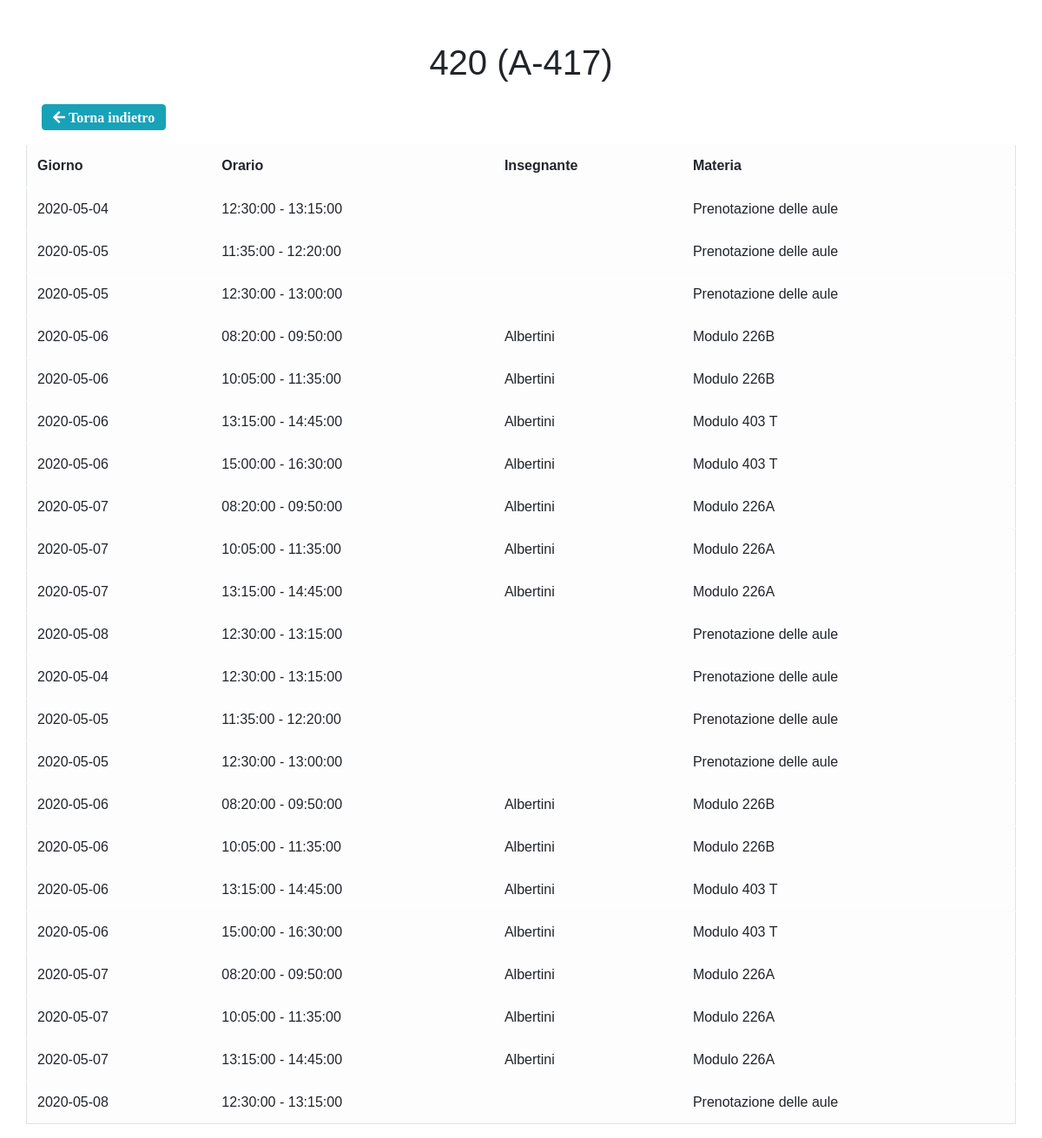
Page /schedule/2 on the committed database.
### db.py (models this page shows, shortened)
class Classroom(db.Model):
	__tablename__ = "classroom"
	code = db.Column(db.Integer, primary_key = True)
	name = db.Column(db.String(16), nullable = False, unique = True)

class SchoolHour(db.Model):
	__tablename__ = "school_hour"
	id = db.Column(db.Integer, primary_key = True)
	classroom_id = db.Column(db.Integer, nullable = False)
	start_time = db.Column(db.Time, nullable = False)
	end_time = db.Column(db.Time, nullable = False)
	teacher = db.Column(db.String(32))
	day = db.Column(db.Date, nullable = False)
	school_subject = db.Column(db.String(32))

### routes.py (the view)
@app.route("/schedule/<int:id>")
def schedule(id):
	data = {}
	classroom = Classroom.query.get_or_404(id);
	data["classroom"] = classroom
	timetables = SchoolHour.query.filter(SchoolHour.classroom_id == classroom.code).all()
	data["timetables"] = []
	for timetable in timetables:
		data["timetables"].append(timetable)
	return render_template("schedule.html", title = "Schedule", data = data)

### templates/schedule.html
{% extends "base.html" %}
{% block head %}
	<link rel="stylesheet" href="{{ url_for('static', filename='css/style.css') }}">
{% endblock %}
{% block body %}
	<h1 class="text-center mt-5">{{ data["classroom"].name }}</h1>
	<a class="btn btn-info my-3 mx-5 fas fa-arrow-left" href="{{ url_for('scan') }}"> Torna indietro</a>
	<table class="table table-light container-sm border">
		<thead>
			<tr>
				<th>Giorno</th>
				<th>Orario</th>
				<th>Insegnante</th>
				<th>Materia</th>
			</tr>
		</thead>
		<tbody>
			{% for elem in data["timetables"] %}
				<tr>
					<td>{{ elem.day }}</td>
					<td>{{ elem.start_time }} - {{ elem.end_time }}</td>
					<td>{{ elem.teacher }}</td>
					<td>{{ elem.school_subject }}</td>
				</tr>
			{% endfor %}
		</tbody>
	</table>
{% endblock %}

### static/css/style.css (style rules this page uses)
* { font-family: sans-serif; }

### rows in the picture
Classroom: classroom.name "420 (A-417)"
SchoolHour: day "2020-05-04", start_time "12:30:00", end_time "13:15:00", school_subject "Prenotazione delle aule"
SchoolHour: day "2020-05-05", start_time "11:35:00", end_time "12:20:00", school_subject "Prenotazione delle aule"
SchoolHour: day "2020-05-05", start_time "12:30:00", end_time "13:00:00", school_subject "Prenotazione delle aule"
SchoolHour: day "2020-05-06", start_time "08:20:00", end_time "09:50:00", teacher "Albertini", school_subject "Modulo 226B"
SchoolHour: day "2020-05-06", start_time "10:05:00", end_time "11:35:00", teacher "Albertini", school_subject "Modulo 226B"
SchoolHour: day "2020-05-06", start_time "13:15:00", end_time "14:45:00", teacher "Albertini", school_subject "Modulo 403 T"
SchoolHour: day "2020-05-06", start_time "15:00:00", end_time "16:30:00", teacher "Albertini", school_subject "Modulo 403 T"
SchoolHour: day "2020-05-07", start_time "08:20:00", end_time "09:50:00", teacher "Albertini", school_subject "Modulo 226A"
SchoolHour: day "2020-05-07", start_time "10:05:00", end_time "11:35:00", teacher "Albertini", school_subject "Modulo 226A"
SchoolHour: day "2020-05-07", start_time "13:15:00", end_time "14:45:00", teacher "Albertini", school_subject "Modulo 226A"
SchoolHour: day "2020-05-08", start_time "12:30:00", end_time "13:15:00", school_subject "Prenotazione delle aule"
SchoolHour: day "2020-05-04", start_time "12:30:00", end_time "13:15:00", school_subject "Prenotazione delle aule"
SchoolHour: day "2020-05-05", start_time "11:35:00", end_time "12:20:00", school_subject "Prenotazione delle aule"
SchoolHour: day "2020-05-05", start_time "12:30:00", end_time "13:00:00", school_subject "Prenotazione delle aule"
SchoolHour: day "2020-05-06", start_time "08:20:00", end_time "09:50:00", teacher "Albertini", school_subject "Modulo 226B"
SchoolHour: day "2020-05-06", start_time "10:05:00", end_time "11:35:00", teacher "Albertini", school_subject "Modulo 226B"
SchoolHour: day "2020-05-06", start_time "13:15:00", end_time "14:45:00", teacher "Albertini", school_subject "Modulo 403 T"
SchoolHour: day "2020-05-06", start_time "15:00:00", end_time "16:30:00", teacher "Albertini", school_subject "Modulo 403 T"
SchoolHour: day "2020-05-07", start_time "08:20:00", end_time "09:50:00", teacher "Albertini", school_subject "Modulo 226A"
SchoolHour: day "2020-05-07", start_time "10:05:00", end_time "11:35:00", teacher "Albertini", school_subject "Modulo 226A"
SchoolHour: day "2020-05-07", start_time "13:15:00", end_time "14:45:00", teacher "Albertini", school_subject "Modulo 226A"
SchoolHour: day "2020-05-08", start_time "12:30:00", end_time "13:15:00", school_subject "Prenotazione delle aule"
